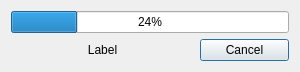
<?xml version="1.0" encoding="UTF-8"?>
<ui version="4.0">
 <class>ProgressDialog</class>
 <widget class="QDialog" name="ProgressDialog">
  <property name="geometry">
   <rect>
    <x>0</x>
    <y>0</y>
    <width>300</width>
    <height>72</height>
   </rect>
  </property>
  <property name="windowTitle">
   <string>Dialog</string>
  </property>
  <layout class="QGridLayout" name="gridLayout">
   <item row="1" column="0" colspan="3">
    <widget class="QProgressBar" name="progressBar">
     <property name="value">
      <number>24</number>
     </property>
    </widget>
   </item>
   <item row="2" column="2">
    <widget class="QPushButton" name="btnCancel">
     <property name="text">
      <string>Cancel</string>
     </property>
    </widget>
   </item>
   <item row="2" column="0" colspan="2">
    <widget class="QLabel" name="lblLabel">
     <property name="text">
      <string>Label</string>
     </property>
     <property name="alignment">
      <set>Qt::AlignCenter</set>
     </property>
    </widget>
   </item>
  </layout>
 </widget>
 <resources/>
 <connections/>
</ui>
